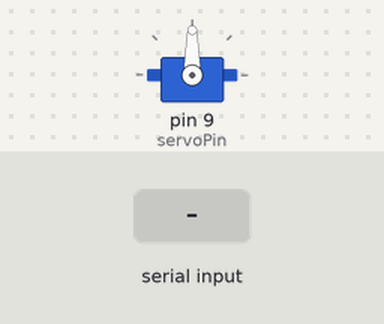
This sketch was run on a simulated Arduino Uno, built with avr-gcc and run on an emulated ATmega328P. Shown: servo. The test bench sets the inputs (shaded band). What the sketch prints to the serial monitor is not drawn.

Above: at 1.2 s.
1.3 s: "D" received over Serial
Timing chart, 0 to 4.3 s (numbered marks = the images above; inputs shaded):
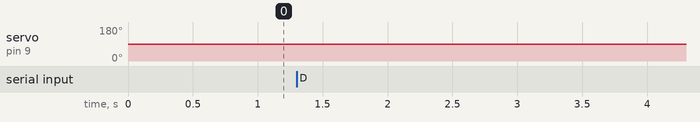

The sketch:

arrow_control.ino
```cpp
#include <Servo.h>

Servo servoMotor;  // Crear un objeto de la clase Servo
int servoPin = 9;  // Pin de control del servo
int angulo = 90;   // Ángulo inicial del servo

void setup() {
  servoMotor.attach(servoPin);  // Conectar el servo al pin 9
  Serial.begin(9600);           // Iniciar comunicación serial a 9600 bps
  Serial.println("Listo para recibir comandos");
  servoMotor.write(angulo);     // Posicionar el servo en el ángulo inicial
}

void loop() {
  if (Serial.available() > 0) {
    char comando = Serial.read();
    if (comando == 'Start') {          // Restar ángulo
        angulo = 90;
        servoMotor.write(angulo);
      }

    else if (comando == 'D') {          // Restar ángulo
      angulo -= 1;
      if (angulo < 0) {
        angulo = 0;
      }
      servoMotor.write(angulo);
    } else if (comando == 'I') {   // Sumar ángulo
      angulo += 1;
      if (angulo > 180) {
        angulo = 180;
      }
      servoMotor.write(angulo);
    }
  }
}
```

Measured:
- after the input at 1.3 s, servo on pin 9 (servoPin): 90° → 89° at once
